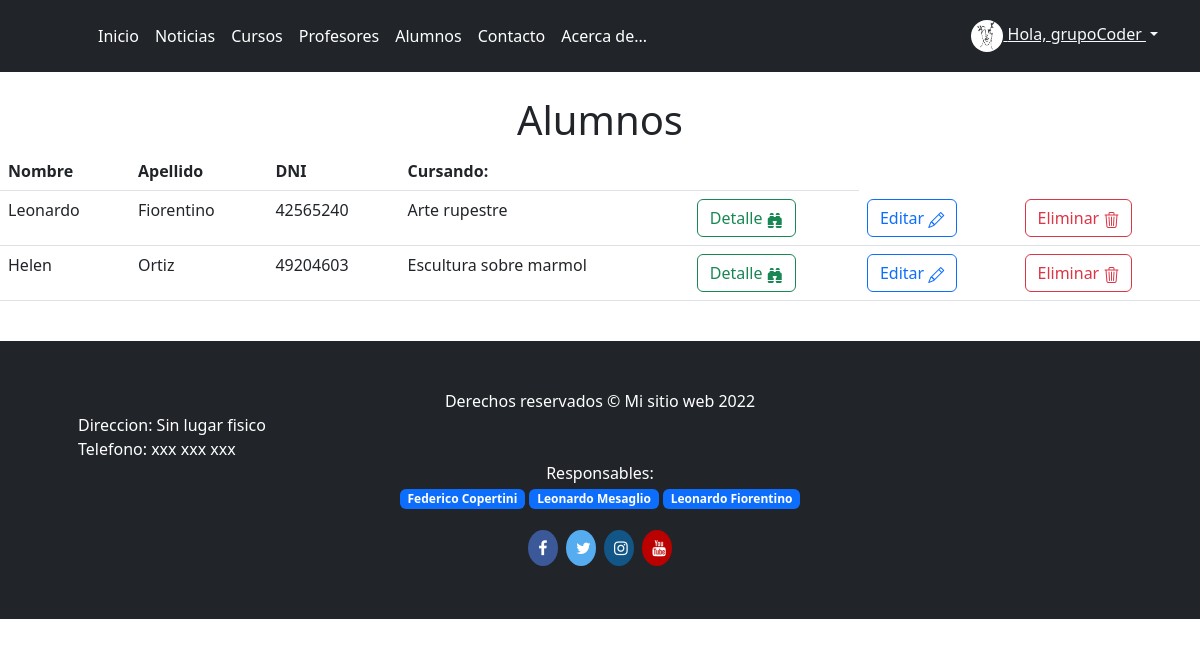
Screenshot of /estudiantes_list (signed in) with the database file from the repository.
### Academia_Arte/models.py (models this page shows)
class Avatar(models.Model):
    usuario = models.OneToOneField(User, on_delete=models.CASCADE)
    imagen = models.ImageField(upload_to="images/", blank=True, null=True)

class Estudiante(models.Model):
    usuario = models.OneToOneField(User, on_delete=models.CASCADE, blank=True, null=True)
    nombre_estudiante = models.CharField(max_length=40)
    apellido_estudiante = models.CharField(max_length=30)
    email_estudiante =  models.EmailField()
    dni_estudiante = models.CharField(max_length=12)
    curso_estudiante = models.CharField(max_length=50, choices=opcion_cursos)

### Academia_Arte/views.py (the view)
# urls.py: path('estudiantes_list', EstudiantesList.as_view(), name="estudiantes_list"),
class EstudiantesList(ListView):
    model = Estudiante
    template_name = "Academia_Arte/estudiantes_list.html"

### Academia_Arte/templates/Academia_Arte/estudiantes_list.html
{% extends "Academia_Arte/base.html" %}
{% block content %}
<br>
<h1 class="col text-center" >Alumnos</h1>
<table class="table">
   <thead class="thead-dark">
     <tr>
       <th scope="col">Nombre</th>
       <th scope="col">Apellido</th>
       <th scope="col">DNI</th>
       <th scope="col">Cursando:</th>
       <th scope="col"></th>
     </tr>
   </thead>
   <tbody><center>
       {% for n in object_list %}
           <tr>
               <td>{{ n.nombre_estudiante }}</td>
               <td>{{ n.apellido_estudiante }}</td>
               <td>{{ n.dni_estudiante }}</td>
               <td>{{ n.curso_estudiante }}</td>
               <td><a type="button" class="btn btn-outline-success" href="{% url 'estudiante_detail' n.id %}">Detalle <i class="bi bi-binoculars-fill"></i></a></td>
               <td><a type="button" class="btn btn-outline-primary" href="{% url 'estudiante_update' n.id %}">Editar <i class="bi bi-pencil"></i></a></td>
               <td><a type="button" class="btn btn-outline-danger" href="{% url 'estudiante_delete' n.id %}">Eliminar <i class="bi bi-trash3"></i></a></td>
           </tr></center>
       {% endfor %}
   </tbody>
</table>
<br>
{% endblock %}

### Academia_Arte/templates/Academia_Arte/base.html (shortened to what this page needs)
{% load static %}
<!doctype html>
<html lang="es">
<head>
    <link rel="stylesheet" href="https://cdn.jsdelivr.net/npm/bootstrap-icons@1.9.1/font/bootstrap-icons.css">
    <link href="{% static 'assets/dist/css/bootstrap.min.css' %}" rel="stylesheet">
    <link href="{% static 'css/headers.css' %}" rel="stylesheet">
</head>
<body>
    <main>
        <header class="p-3 bg-dark text-white">
            <div class="container">
                <div class="d-flex flex-wrap align-items-center justify-content-center justify-content-lg-start">
                    <a href="/" class="d-flex align-items-center mb-2 mb-lg-0 text-white text-decoration-none">
                        <svg class="bi me-2" width="40" height="32" role="img" aria-label="Bootstrap">
                            <use xlink:href="#bootstrap" />
                        </svg>
                    </a>
                    <ul class="nav col-12 col-lg-auto me-lg-auto mb-2 justify-content-center mb-md-0">
                        <li><a href="{% url 'inicio' %}" class="nav-link px-2 text-white">Inicio</a></li>
                        <li><a href="{% url 'noticias' %}"class="nav-link px-2 text-white">Noticias</a></li>
                        <li><a href="{% url 'cursos' %}" class="nav-link px-2 text-white">Cursos</a></li>
                        <li><a href="{% url 'profesores' %}" class="nav-link px-2 text-white">Profesores</a></li>
                        {% if user.is_staff %}
                        <li><a href="{% url 'estudiantes_list' %}" class="nav-link px-2 text-white">Alumnos</a></li>
                        {% endif %}
                        <li><a href="{% url 'contacto' %}" class="nav-link px-2 text-white">Contacto</a></li>
                        <li><a href="{% url 'acerca_de' %}" class="nav-link px-2 text-white">Acerca de...</a></li>
                    </ul>
                    {% if user.is_authenticated %}
                    <div class="dropdown text-end">
                        <a href="#" class="d-block link-dark text-light dropdown-toggle" id="dropdownUser1" data-bs-toggle="dropdown" aria-expanded="false">
                            <img src="{{user.avatar.imagen.url}}" alt="" width="32" height="32" class="rounded-circle">
                            Hola, {{user}}
                        </a>
                    </div>
                    {% else %}
                    <div class="text-end">
                    <a href="{% url 'login' %}" type="submit" class="btn btn-outline-light me-2">Iniciar sesion</a>
                    <a href="{% url 'register' %}" type="submit" class="btn btn-outline-primary">Registrate</a>
                    </div>
                    {% endif %}
                </div>
            </div>
        </header>
    </main>
    {% block content %}
    {% endblock %}
    <link rel="stylesheet" href="https://cdnjs.cloudflare.com/ajax/libs/font-awesome/4.7.0/css/font-awesome.min.css">
    <footer class="py-5 bg-dark">
        <div class="container px-5">
            <p class="m-0 text-center text-white">Derechos reservados &copy; Mi sitio web 2022</p>
        </div>
        <div class="container px-5">
            <p class="m-0 text-lefth text-white">Direccion: Sin lugar fisico</p>
        </div>
        <div class="container px-5">
            <p class="m-0 text-lefth text-white">Telefono: xxx xxx xxx</p>
        </div>
        <div class="container px-5">
            <center><p class="m-0 text-lefth text-white">Responsables:
                <p><span class="badge badge-pill bg-primary">Federico Copertini</span>
                <span class="badge badge-pill bg-primary">Leonardo Mesaglio</span>
                <span class="badge badge-pill bg-primary">Leonardo Fiorentino</span></P>
            </center>
            </p></div>
        <center><div class="container">
            <a href="https://facebook.com" class="fa fa-facebook"></a>
        <a href="https://twitter.com" class="fa fa-twitter"></a>
        <a href="https://instagram.com" class="fa fa-instagram"></a>
        <a href="https://youtube.com" class="fa fa-youtube"></a>
        </div></center>
    </footer>
</body>
</html>

### static/css/headers.css (style rules this page uses)
.dropdown-toggle { outline: 0; }

### Academia_Arte/templates/Academia_Arte/base.html (style rules this page uses)
.fa { padding: 10px; font-size: 30px; width: 30px; text-align: center; text-decoration: none; margin: 5px 2px; border-radius:50% }
.fa-facebook { background: #3B5998; color: white; }
.fa-twitter { background: #55ACEE; color: white; }
.fa-youtube { background: #bb0000; color: white; }
.fa-instagram { background: #125688; color: white; }
.bi { vertical-align: -.125em; fill: currentColor; }

### rows the page displays
Estudiante: nombre_estudiante "Leonardo", apellido_estudiante "Fiorentino", dni_estudiante "42565240", curso_estudiante "Arte rupestre"
Estudiante: nombre_estudiante "Helen", apellido_estudiante "Ortiz", dni_estudiante "49204603", curso_estudiante "Escultura sobre marmol"

### other values shown
{{ user }} "grupoCoder"
